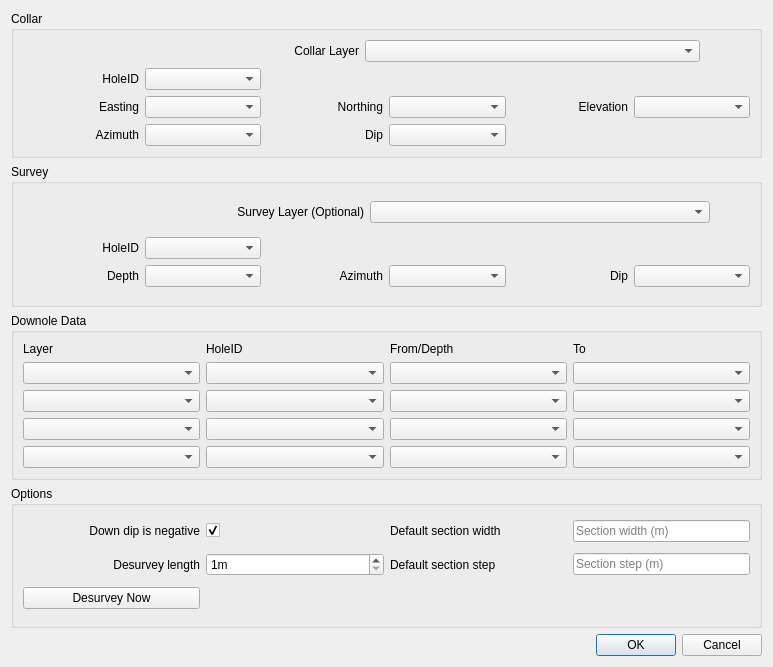
<?xml version="1.0" encoding="UTF-8"?>
<ui version="4.0">
 <class>drillSetup_dialog</class>
 <widget class="QDialog" name="drillSetup_dialog">
  <property name="geometry">
   <rect>
    <x>0</x>
    <y>0</y>
    <width>773</width>
    <height>667</height>
   </rect>
  </property>
  <property name="windowTitle">
   <string>Drilling Setup</string>
  </property>
  <layout class="QVBoxLayout" name="verticalLayout">
   <item>
    <widget class="QGroupBox" name="groupCollar">
     <property name="title">
      <string>Collar</string>
     </property>
     <layout class="QVBoxLayout" name="verticalLayout_2">
      <item>
       <layout class="QHBoxLayout" name="horizontalLayout">
        <property name="topMargin">
         <number>0</number>
        </property>
        <item>
         <widget class="QLabel" name="label">
          <property name="text">
           <string>Collar Layer</string>
          </property>
          <property name="alignment">
           <set>Qt::AlignRight|Qt::AlignTrailing|Qt::AlignVCenter</set>
          </property>
         </widget>
        </item>
        <item>
         <widget class="QgsMapLayerComboBox" name="lbCollarLayer">
          <property name="showCrs">
           <bool>true</bool>
          </property>
         </widget>
        </item>
        <item>
         <spacer name="horizontalSpacer">
          <property name="orientation">
           <enum>Qt::Horizontal</enum>
          </property>
          <property name="sizeType">
           <enum>QSizePolicy::Minimum</enum>
          </property>
          <property name="sizeHint" stdset="0">
           <size>
            <width>50</width>
            <height>20</height>
           </size>
          </property>
         </spacer>
        </item>
       </layout>
      </item>
      <item>
       <layout class="QGridLayout" name="gridLayout_3" columnstretch="0,0,0,0,0,0">
        <property name="topMargin">
         <number>0</number>
        </property>
        <item row="2" column="1">
         <widget class="QgsFieldComboBox" name="fbCollarAz">
          <property name="minimumSize">
           <size>
            <width>0</width>
            <height>0</height>
           </size>
          </property>
          <property name="currentIndex">
           <number>-1</number>
          </property>
          <property name="allowEmptyFieldName">
           <bool>true</bool>
          </property>
         </widget>
        </item>
        <item row="1" column="3">
         <widget class="QgsFieldComboBox" name="fbCollarNorth">
          <property name="minimumSize">
           <size>
            <width>0</width>
            <height>0</height>
           </size>
          </property>
         </widget>
        </item>
        <item row="1" column="2">
         <widget class="QLabel" name="label_9">
          <property name="text">
           <string>Northing</string>
          </property>
          <property name="alignment">
           <set>Qt::AlignRight|Qt::AlignTrailing|Qt::AlignVCenter</set>
          </property>
         </widget>
        </item>
        <item row="2" column="2">
         <widget class="QLabel" name="label_16">
          <property name="text">
           <string>Dip</string>
          </property>
          <property name="alignment">
           <set>Qt::AlignRight|Qt::AlignTrailing|Qt::AlignVCenter</set>
          </property>
         </widget>
        </item>
        <item row="1" column="1">
         <widget class="QgsFieldComboBox" name="fbCollarEast"/>
        </item>
        <item row="1" column="4">
         <widget class="QLabel" name="label_10">
          <property name="text">
           <string>Elevation</string>
          </property>
          <property name="alignment">
           <set>Qt::AlignRight|Qt::AlignTrailing|Qt::AlignVCenter</set>
          </property>
         </widget>
        </item>
        <item row="0" column="1">
         <widget class="QgsFieldComboBox" name="fbCollarId">
          <property name="minimumSize">
           <size>
            <width>0</width>
            <height>0</height>
           </size>
          </property>
          <property name="allowEmptyFieldName">
           <bool>false</bool>
          </property>
         </widget>
        </item>
        <item row="2" column="0">
         <widget class="QLabel" name="label_15">
          <property name="text">
           <string>Azimuth</string>
          </property>
          <property name="alignment">
           <set>Qt::AlignRight|Qt::AlignTrailing|Qt::AlignVCenter</set>
          </property>
         </widget>
        </item>
        <item row="0" column="0">
         <widget class="QLabel" name="label_7">
          <property name="minimumSize">
           <size>
            <width>0</width>
            <height>0</height>
           </size>
          </property>
          <property name="text">
           <string>HoleID</string>
          </property>
          <property name="alignment">
           <set>Qt::AlignRight|Qt::AlignTrailing|Qt::AlignVCenter</set>
          </property>
         </widget>
        </item>
        <item row="1" column="0">
         <widget class="QLabel" name="label_8">
          <property name="text">
           <string>Easting</string>
          </property>
          <property name="alignment">
           <set>Qt::AlignRight|Qt::AlignTrailing|Qt::AlignVCenter</set>
          </property>
         </widget>
        </item>
        <item row="1" column="5">
         <widget class="QgsFieldComboBox" name="fbCollarElev">
          <property name="minimumSize">
           <size>
            <width>0</width>
            <height>0</height>
           </size>
          </property>
         </widget>
        </item>
        <item row="2" column="3">
         <widget class="QgsFieldComboBox" name="fbCollarDip">
          <property name="currentIndex">
           <number>-1</number>
          </property>
          <property name="allowEmptyFieldName">
           <bool>true</bool>
          </property>
         </widget>
        </item>
       </layout>
      </item>
     </layout>
    </widget>
   </item>
   <item>
    <widget class="QGroupBox" name="groupSurvey">
     <property name="title">
      <string>Survey</string>
     </property>
     <layout class="QVBoxLayout" name="verticalLayout_3">
      <item>
       <layout class="QHBoxLayout" name="horizontalLayout_3">
        <property name="topMargin">
         <number>0</number>
        </property>
        <item>
         <widget class="QLabel" name="label_2">
          <property name="text">
           <string>Survey Layer (Optional)</string>
          </property>
          <property name="alignment">
           <set>Qt::AlignRight|Qt::AlignTrailing|Qt::AlignVCenter</set>
          </property>
         </widget>
        </item>
        <item>
         <widget class="QgsMapLayerComboBox" name="lbSurveyLayer">
          <property name="currentIndex">
           <number>-1</number>
          </property>
          <property name="allowEmptyLayer">
           <bool>true</bool>
          </property>
          <property name="showCrs">
           <bool>false</bool>
          </property>
         </widget>
        </item>
        <item>
         <spacer name="horizontalSpacer_2">
          <property name="orientation">
           <enum>Qt::Horizontal</enum>
          </property>
          <property name="sizeType">
           <enum>QSizePolicy::Minimum</enum>
          </property>
          <property name="sizeHint" stdset="0">
           <size>
            <width>40</width>
            <height>20</height>
           </size>
          </property>
         </spacer>
        </item>
       </layout>
      </item>
      <item>
       <layout class="QGridLayout" name="gridLayout_2">
        <property name="topMargin">
         <number>0</number>
        </property>
        <item row="0" column="1">
         <widget class="QgsFieldComboBox" name="fbSurveyId">
          <property name="minimumSize">
           <size>
            <width>0</width>
            <height>0</height>
           </size>
          </property>
         </widget>
        </item>
        <item row="0" column="0">
         <widget class="QLabel" name="label_11">
          <property name="minimumSize">
           <size>
            <width>0</width>
            <height>0</height>
           </size>
          </property>
          <property name="text">
           <string>HoleID</string>
          </property>
          <property name="alignment">
           <set>Qt::AlignRight|Qt::AlignTrailing|Qt::AlignVCenter</set>
          </property>
         </widget>
        </item>
        <item row="1" column="1">
         <widget class="QgsFieldComboBox" name="fbSurveyDepth">
          <property name="minimumSize">
           <size>
            <width>0</width>
            <height>0</height>
           </size>
          </property>
         </widget>
        </item>
        <item row="1" column="0">
         <widget class="QLabel" name="label_13">
          <property name="text">
           <string>Depth</string>
          </property>
          <property name="alignment">
           <set>Qt::AlignRight|Qt::AlignTrailing|Qt::AlignVCenter</set>
          </property>
         </widget>
        </item>
        <item row="1" column="4">
         <widget class="QLabel" name="label_12">
          <property name="text">
           <string>Dip</string>
          </property>
          <property name="alignment">
           <set>Qt::AlignRight|Qt::AlignTrailing|Qt::AlignVCenter</set>
          </property>
         </widget>
        </item>
        <item row="1" column="2">
         <widget class="QLabel" name="label_14">
          <property name="text">
           <string>Azimuth</string>
          </property>
          <property name="alignment">
           <set>Qt::AlignRight|Qt::AlignTrailing|Qt::AlignVCenter</set>
          </property>
         </widget>
        </item>
        <item row="1" column="3">
         <widget class="QgsFieldComboBox" name="fbSurveyAz">
          <property name="minimumSize">
           <size>
            <width>0</width>
            <height>0</height>
           </size>
          </property>
         </widget>
        </item>
        <item row="1" column="5">
         <widget class="QgsFieldComboBox" name="fbSurveyDip">
          <property name="minimumSize">
           <size>
            <width>0</width>
            <height>0</height>
           </size>
          </property>
         </widget>
        </item>
       </layout>
      </item>
     </layout>
    </widget>
   </item>
   <item>
    <widget class="QGroupBox" name="groupDownhole">
     <property name="title">
      <string>Downole Data</string>
     </property>
     <layout class="QGridLayout" name="gridLayout">
      <item row="0" column="0">
       <widget class="QLabel" name="label_3">
        <property name="text">
         <string>Layer</string>
        </property>
       </widget>
      </item>
      <item row="0" column="1">
       <widget class="QLabel" name="label_4">
        <property name="text">
         <string>HoleID</string>
        </property>
       </widget>
      </item>
      <item row="0" column="2">
       <widget class="QLabel" name="label_5">
        <property name="text">
         <string>From/Depth</string>
        </property>
       </widget>
      </item>
      <item row="0" column="3">
       <widget class="QLabel" name="label_6">
        <property name="text">
         <string>To</string>
        </property>
       </widget>
      </item>
      <item row="1" column="0">
       <widget class="QgsMapLayerComboBox" name="lbDataLayer0">
        <property name="currentIndex">
         <number>-1</number>
        </property>
        <property name="allowEmptyLayer">
         <bool>true</bool>
        </property>
        <property name="showCrs">
         <bool>false</bool>
        </property>
       </widget>
      </item>
      <item row="1" column="1">
       <widget class="QgsFieldComboBox" name="fbDataId0"/>
      </item>
      <item row="1" column="2">
       <widget class="QgsFieldComboBox" name="fbDataFrom0"/>
      </item>
      <item row="1" column="3">
       <widget class="QgsFieldComboBox" name="fbDataTo0">
        <property name="currentIndex">
         <number>-1</number>
        </property>
        <property name="allowEmptyFieldName">
         <bool>true</bool>
        </property>
       </widget>
      </item>
      <item row="2" column="0">
       <widget class="QgsMapLayerComboBox" name="lbDataLayer1">
        <property name="currentIndex">
         <number>-1</number>
        </property>
        <property name="allowEmptyLayer">
         <bool>true</bool>
        </property>
       </widget>
      </item>
      <item row="2" column="1">
       <widget class="QgsFieldComboBox" name="fbDataId1"/>
      </item>
      <item row="2" column="2">
       <widget class="QgsFieldComboBox" name="fbDataFrom1"/>
      </item>
      <item row="2" column="3">
       <widget class="QgsFieldComboBox" name="fbDataTo1">
        <property name="currentIndex">
         <number>-1</number>
        </property>
        <property name="allowEmptyFieldName">
         <bool>true</bool>
        </property>
       </widget>
      </item>
      <item row="3" column="0">
       <widget class="QgsMapLayerComboBox" name="lbDataLayer2">
        <property name="currentIndex">
         <number>-1</number>
        </property>
        <property name="allowEmptyLayer">
         <bool>true</bool>
        </property>
       </widget>
      </item>
      <item row="3" column="1">
       <widget class="QgsFieldComboBox" name="fbDataId2"/>
      </item>
      <item row="3" column="2">
       <widget class="QgsFieldComboBox" name="fbDataFrom2"/>
      </item>
      <item row="3" column="3">
       <widget class="QgsFieldComboBox" name="fbDataTo2">
        <property name="currentIndex">
         <number>-1</number>
        </property>
        <property name="allowEmptyFieldName">
         <bool>true</bool>
        </property>
       </widget>
      </item>
      <item row="4" column="0">
       <widget class="QgsMapLayerComboBox" name="lbDataLayer3">
        <property name="currentIndex">
         <number>-1</number>
        </property>
        <property name="allowEmptyLayer">
         <bool>true</bool>
        </property>
       </widget>
      </item>
      <item row="4" column="1">
       <widget class="QgsFieldComboBox" name="fbDataId3"/>
      </item>
      <item row="4" column="2">
       <widget class="QgsFieldComboBox" name="fbDataFrom3"/>
      </item>
      <item row="4" column="3">
       <widget class="QgsFieldComboBox" name="fbDataTo3">
        <property name="currentIndex">
         <number>-1</number>
        </property>
        <property name="allowEmptyFieldName">
         <bool>true</bool>
        </property>
       </widget>
      </item>
     </layout>
    </widget>
   </item>
   <item>
    <widget class="QGroupBox" name="groupOptions">
     <property name="title">
      <string>Options</string>
     </property>
     <layout class="QGridLayout" name="gridLayout_4">
      <item row="0" column="2">
       <widget class="QLabel" name="label_19">
        <property name="text">
         <string>Default section width</string>
        </property>
       </widget>
      </item>
      <item row="2" column="0">
       <widget class="QLabel" name="label_17">
        <property name="text">
         <string>Desurvey length</string>
        </property>
        <property name="alignment">
         <set>Qt::AlignRight|Qt::AlignTrailing|Qt::AlignVCenter</set>
        </property>
       </widget>
      </item>
      <item row="2" column="1">
       <widget class="QSpinBox" name="sbDesurveyLength">
        <property name="suffix">
         <string>m</string>
        </property>
        <property name="minimum">
         <number>1</number>
        </property>
        <property name="maximum">
         <number>5</number>
        </property>
       </widget>
      </item>
      <item row="0" column="1">
       <widget class="QCheckBox" name="checkDownDipNegative">
        <property name="layoutDirection">
         <enum>Qt::LeftToRight</enum>
        </property>
        <property name="text">
         <string/>
        </property>
        <property name="checked">
         <bool>true</bool>
        </property>
       </widget>
      </item>
      <item row="0" column="0">
       <widget class="QLabel" name="label_18">
        <property name="text">
         <string>Down dip is negative</string>
        </property>
        <property name="alignment">
         <set>Qt::AlignRight|Qt::AlignTrailing|Qt::AlignVCenter</set>
        </property>
       </widget>
      </item>
      <item row="0" column="3">
       <widget class="QLineEdit" name="teDefaultSectionWidth">
        <property name="sizePolicy">
         <sizepolicy hsizetype="Minimum" vsizetype="Fixed">
          <horstretch>0</horstretch>
          <verstretch>0</verstretch>
         </sizepolicy>
        </property>
        <property name="placeholderText">
         <string>Section width (m)</string>
        </property>
       </widget>
      </item>
      <item row="2" column="2">
       <widget class="QLabel" name="label_20">
        <property name="text">
         <string>Default section step</string>
        </property>
       </widget>
      </item>
      <item row="2" column="3">
       <widget class="QLineEdit" name="teDefaultSectionStep">
        <property name="sizePolicy">
         <sizepolicy hsizetype="Minimum" vsizetype="Fixed">
          <horstretch>0</horstretch>
          <verstretch>0</verstretch>
         </sizepolicy>
        </property>
        <property name="placeholderText">
         <string>Section step (m)</string>
        </property>
       </widget>
      </item>
      <item row="3" column="0">
       <widget class="QPushButton" name="pushButton">
        <property name="text">
         <string>Desurvey Now</string>
        </property>
       </widget>
      </item>
     </layout>
    </widget>
   </item>
   <item>
    <widget class="QDialogButtonBox" name="buttonBox">
     <property name="orientation">
      <enum>Qt::Horizontal</enum>
     </property>
     <property name="standardButtons">
      <set>QDialogButtonBox::Cancel|QDialogButtonBox::Ok</set>
     </property>
    </widget>
   </item>
  </layout>
 </widget>
 <customwidgets>
  <customwidget>
   <class>QgsFieldComboBox</class>
   <extends>QComboBox</extends>
   <header>qgis.gui</header>
  </customwidget>
  <customwidget>
   <class>QgsMapLayerComboBox</class>
   <extends>QComboBox</extends>
   <header>qgis.gui</header>
  </customwidget>
 </customwidgets>
 <tabstops>
  <tabstop>lbCollarLayer</tabstop>
  <tabstop>fbCollarId</tabstop>
  <tabstop>fbCollarEast</tabstop>
  <tabstop>fbCollarNorth</tabstop>
  <tabstop>fbCollarElev</tabstop>
  <tabstop>fbCollarAz</tabstop>
  <tabstop>fbCollarDip</tabstop>
  <tabstop>lbSurveyLayer</tabstop>
  <tabstop>fbSurveyId</tabstop>
  <tabstop>fbSurveyDepth</tabstop>
  <tabstop>fbSurveyAz</tabstop>
  <tabstop>fbSurveyDip</tabstop>
  <tabstop>lbDataLayer0</tabstop>
  <tabstop>fbDataId0</tabstop>
  <tabstop>fbDataFrom0</tabstop>
  <tabstop>fbDataTo0</tabstop>
  <tabstop>lbDataLayer1</tabstop>
  <tabstop>fbDataId1</tabstop>
  <tabstop>fbDataFrom1</tabstop>
  <tabstop>fbDataTo1</tabstop>
  <tabstop>lbDataLayer2</tabstop>
  <tabstop>fbDataId2</tabstop>
  <tabstop>fbDataFrom2</tabstop>
  <tabstop>fbDataTo2</tabstop>
  <tabstop>lbDataLayer3</tabstop>
  <tabstop>fbDataId3</tabstop>
  <tabstop>fbDataFrom3</tabstop>
  <tabstop>fbDataTo3</tabstop>
  <tabstop>checkDownDipNegative</tabstop>
  <tabstop>sbDesurveyLength</tabstop>
  <tabstop>teDefaultSectionWidth</tabstop>
  <tabstop>teDefaultSectionStep</tabstop>
  <tabstop>pushButton</tabstop>
 </tabstops>
 <resources/>
 <connections>
  <connection>
   <sender>buttonBox</sender>
   <signal>accepted()</signal>
   <receiver>drillSetup_dialog</receiver>
   <slot>accept()</slot>
   <hints>
    <hint type="sourcelabel">
     <x>248</x>
     <y>254</y>
    </hint>
    <hint type="destinationlabel">
     <x>157</x>
     <y>274</y>
    </hint>
   </hints>
  </connection>
  <connection>
   <sender>buttonBox</sender>
   <signal>rejected()</signal>
   <receiver>drillSetup_dialog</receiver>
   <slot>reject()</slot>
   <hints>
    <hint type="sourcelabel">
     <x>316</x>
     <y>260</y>
    </hint>
    <hint type="destinationlabel">
     <x>286</x>
     <y>274</y>
    </hint>
   </hints>
  </connection>
 </connections>
</ui>
